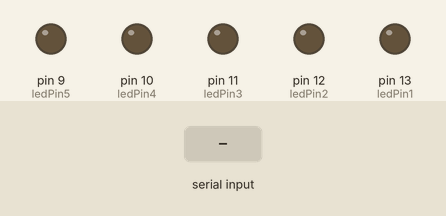
A sketch run on a simulated Arduino Uno, built with avr-gcc and run on an emulated ATmega328P. Shown: output pins drawn as LEDs (lit = HIGH). The inputs (shaded band) are chosen by the test bench.

Above: at 1.2 s.
1.3 s: "1" received over Serial
At 1.9 s:
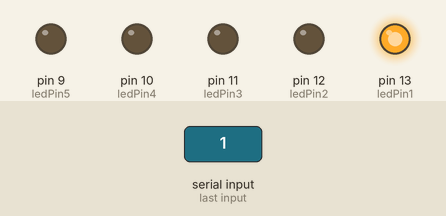
2.8 s: "2" received over Serial
At 3.1 s:
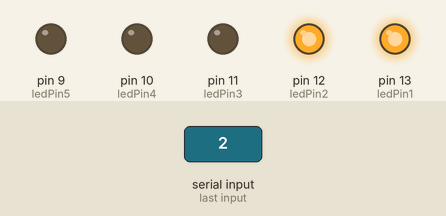
4.3 s: "3" received over Serial
At 5.4 s:
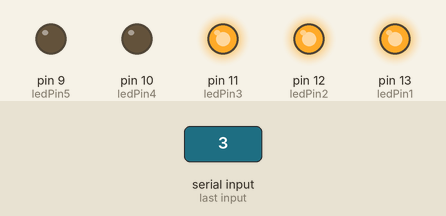
5.8 s: "4" received over Serial
At 6.5 s:
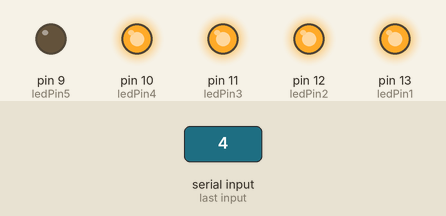
7.3 s: "5" received over Serial
At 7.7 s:
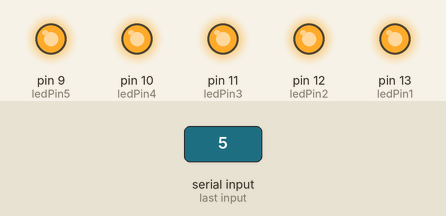
8.8 s: "0" received over Serial
At 10.0 s:
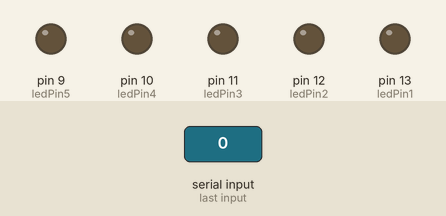
Timing chart, 0 to 11.3 s (numbered marks = the images above; inputs shaded):
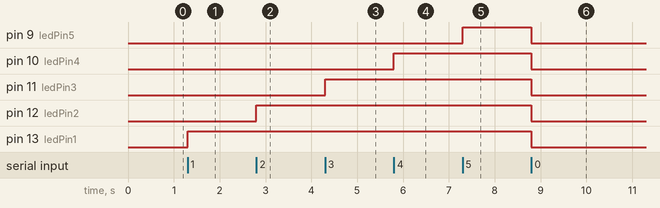

Measured:
- after the input at 1.3 s, pin 13 (ledPin1): LOW → HIGH at once
- after the input at 2.8 s, pin 12 (ledPin2): LOW → HIGH at once
- after the input at 4.3 s, pin 11 (ledPin3): LOW → HIGH at once
- after the input at 5.8 s, pin 10 (ledPin4): LOW → HIGH at once
- after the input at 7.3 s, pin 9 (ledPin5): LOW → HIGH at once
- after the input at 8.8 s, pin 9 (ledPin5), pin 10 (ledPin4), pin 11 (ledPin3), pin 12 (ledPin2), pin 13 (ledPin1): HIGH → LOW at once

The sketch:

TouchGlow.ino
```cpp
int ledPin1 = 13;
int ledPin2 = 12;
int ledPin3 = 11;
int ledPin4 = 10;
int ledPin5 = 9;

void setup() {
  Serial.begin(9600);
  pinMode(ledPin1, OUTPUT);
  pinMode(ledPin2, OUTPUT);
  pinMode(ledPin3, OUTPUT);
  pinMode(ledPin4, OUTPUT);
  pinMode(ledPin5, OUTPUT);
}

void loop() {
  if (Serial.available()) {
    int incomingByte = Serial.read();
    if (incomingByte == '0') {
      digitalWrite(ledPin1, LOW);  // Turn LED off
      digitalWrite(ledPin2, LOW);  // Turn LED off
      digitalWrite(ledPin3, LOW);  // Turn LED off
      digitalWrite(ledPin4, LOW);  // Turn LED off
      digitalWrite(ledPin5, LOW);  // Turn LED off
    } else if (incomingByte == '1') {
      digitalWrite(ledPin1, HIGH);  // Turn LED off
      digitalWrite(ledPin2, LOW);  // Turn LED off
      digitalWrite(ledPin3, LOW);  // Turn LED off
      digitalWrite(ledPin4, LOW);  // Turn LED off
      digitalWrite(ledPin5, LOW);  // Turn LED off
    } else if (incomingByte == '2') {
      digitalWrite(ledPin1, HIGH);  // Turn LED off
      digitalWrite(ledPin2, HIGH);  // Turn LED off
      digitalWrite(ledPin3, LOW);  // Turn LED off
      digitalWrite(ledPin4, LOW);  // Turn LED off
      digitalWrite(ledPin5, LOW);  // Turn LED off
    } else if (incomingByte == '3') {
      digitalWrite(ledPin1, HIGH);  // Turn LED off
      digitalWrite(ledPin2, HIGH);  // Turn LED off
      digitalWrite(ledPin3, HIGH);  // Turn LED off
      digitalWrite(ledPin4, LOW);  // Turn LED off
      digitalWrite(ledPin5, LOW);  // Turn LED off
    } else if (incomingByte == '4') {
      digitalWrite(ledPin1, HIGH);  // Turn LED off
      digitalWrite(ledPin2, HIGH);  // Turn LED off
      digitalWrite(ledPin3, HIGH);  // Turn LED off
      digitalWrite(ledPin4, HIGH);  // Turn LED off
      digitalWrite(ledPin5, LOW);  // Turn LED off
    } else if (incomingByte == '5') {
      digitalWrite(ledPin1, HIGH);  // Turn LED off
      digitalWrite(ledPin2, HIGH);  // Turn LED off
      digitalWrite(ledPin3, HIGH);  // Turn LED off
      digitalWrite(ledPin4, HIGH);  // Turn LED off
      digitalWrite(ledPin5, HIGH);  // Turn LED off
    }
  }
}
```
